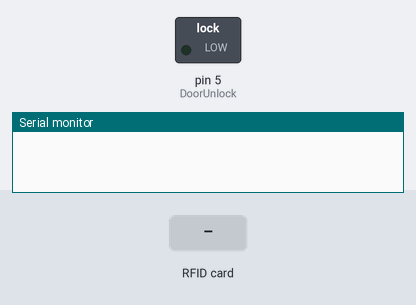
Recording of a sketch running on a simulated Arduino Uno, built with avr-gcc and run on an emulated ATmega328P. Shown: switched loads named in the sketch (green lamp = pin HIGH), the last lines printed to the serial monitor. The inputs (shaded band) are chosen by the test bench. Pins used as bus, display or sensor lines are not drawn.

Above: at 1.2 s.
1.3 s: RFID card 5E 7A 19 C4 held to the reader
At 3.5 s:
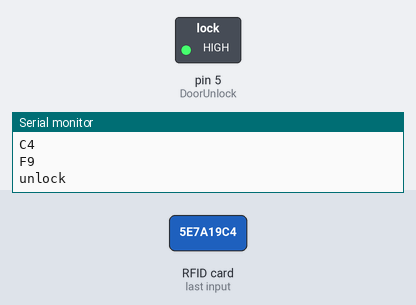
Timing chart, 0 to 5.0 s (numbered marks = the images above; inputs shaded):
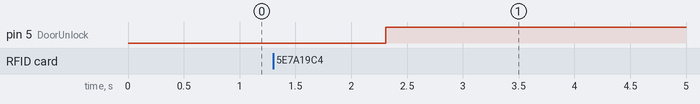

Measured:
- after the input at 1.3 s, pin 5 (DoorUnlock): LOW → HIGH after 1.0 s

The sketch:

RFID.ino
```cpp
/*
PINOUT:
RC522 MODULE    Uno/Nano     MEGA
SDA             D10          D9
SCK             D13          D52
MOSI            D11          D51
MISO            D12          D50
IRQ             N/A          N/A
GND             GND          GND
RST             D9           D8
3.3V            3.3V         3.3V
*/
/* Include the standard Arduino SPI library */
#include <SPI.h>
/* Include the RFID library */
#include <RFID.h>
#include <SimpleTimer.h>
/* Define the DIO used for the SDA (SS) and RST (reset) pins. */
#define SDA_DIO 10
#define RESET_DIO 2
#define DoorUnlock 5
/* Create an instance of the RFID library */
RFID RC522(SDA_DIO, RESET_DIO);
String str = String(11);
unsigned char usr0[5] = {0xA2, 0x7D, 0x51, 0x1C, 0x92},
              usr1[5] = {0x92, 0xA2, 0x3C, 0x1C, 0x10},
              usr2[5] = {0x99, 0x80, 0x6E, 0xA2, 0xD5},
              usr3[5] = {0x49, 0x95, 0x0, 0xA3, 0x7F};
SimpleTimer timer;

void setup()
{
  Serial.begin(2000000);
  /* Enable the SPI interface */
  SPI.begin();
  /* Initialise the RFID reader */
  RC522.init();
  pinMode(DoorUnlock, OUTPUT);
}

void loop()
{
  timer.run();
  unsigned char buff[6] = {'\0'};
  int match;
  /* Has a card been detected? */
  if (RC522.isCard())
  {
    /* If so then get its serial number */
    RC522.readCardSerial();
    Serial.println("Card detected:");
    for(int i=0;i<5;i++)
    {
      //Serial.print(RC522.serNum[i],DEC);
      Serial.println(RC522.serNum[i],HEX); //to print card detail in Hexa Decimal format
      buff[i] = RC522.serNum[i];
    }

    delay(1000);
    Serial.print("unlock");
    digitalWrite(DoorUnlock, LOW);
    timer.setTimeout(5000, Reset);
  }
}

void Reset()
{
  digitalWrite(DoorUnlock, HIGH);
}
```
